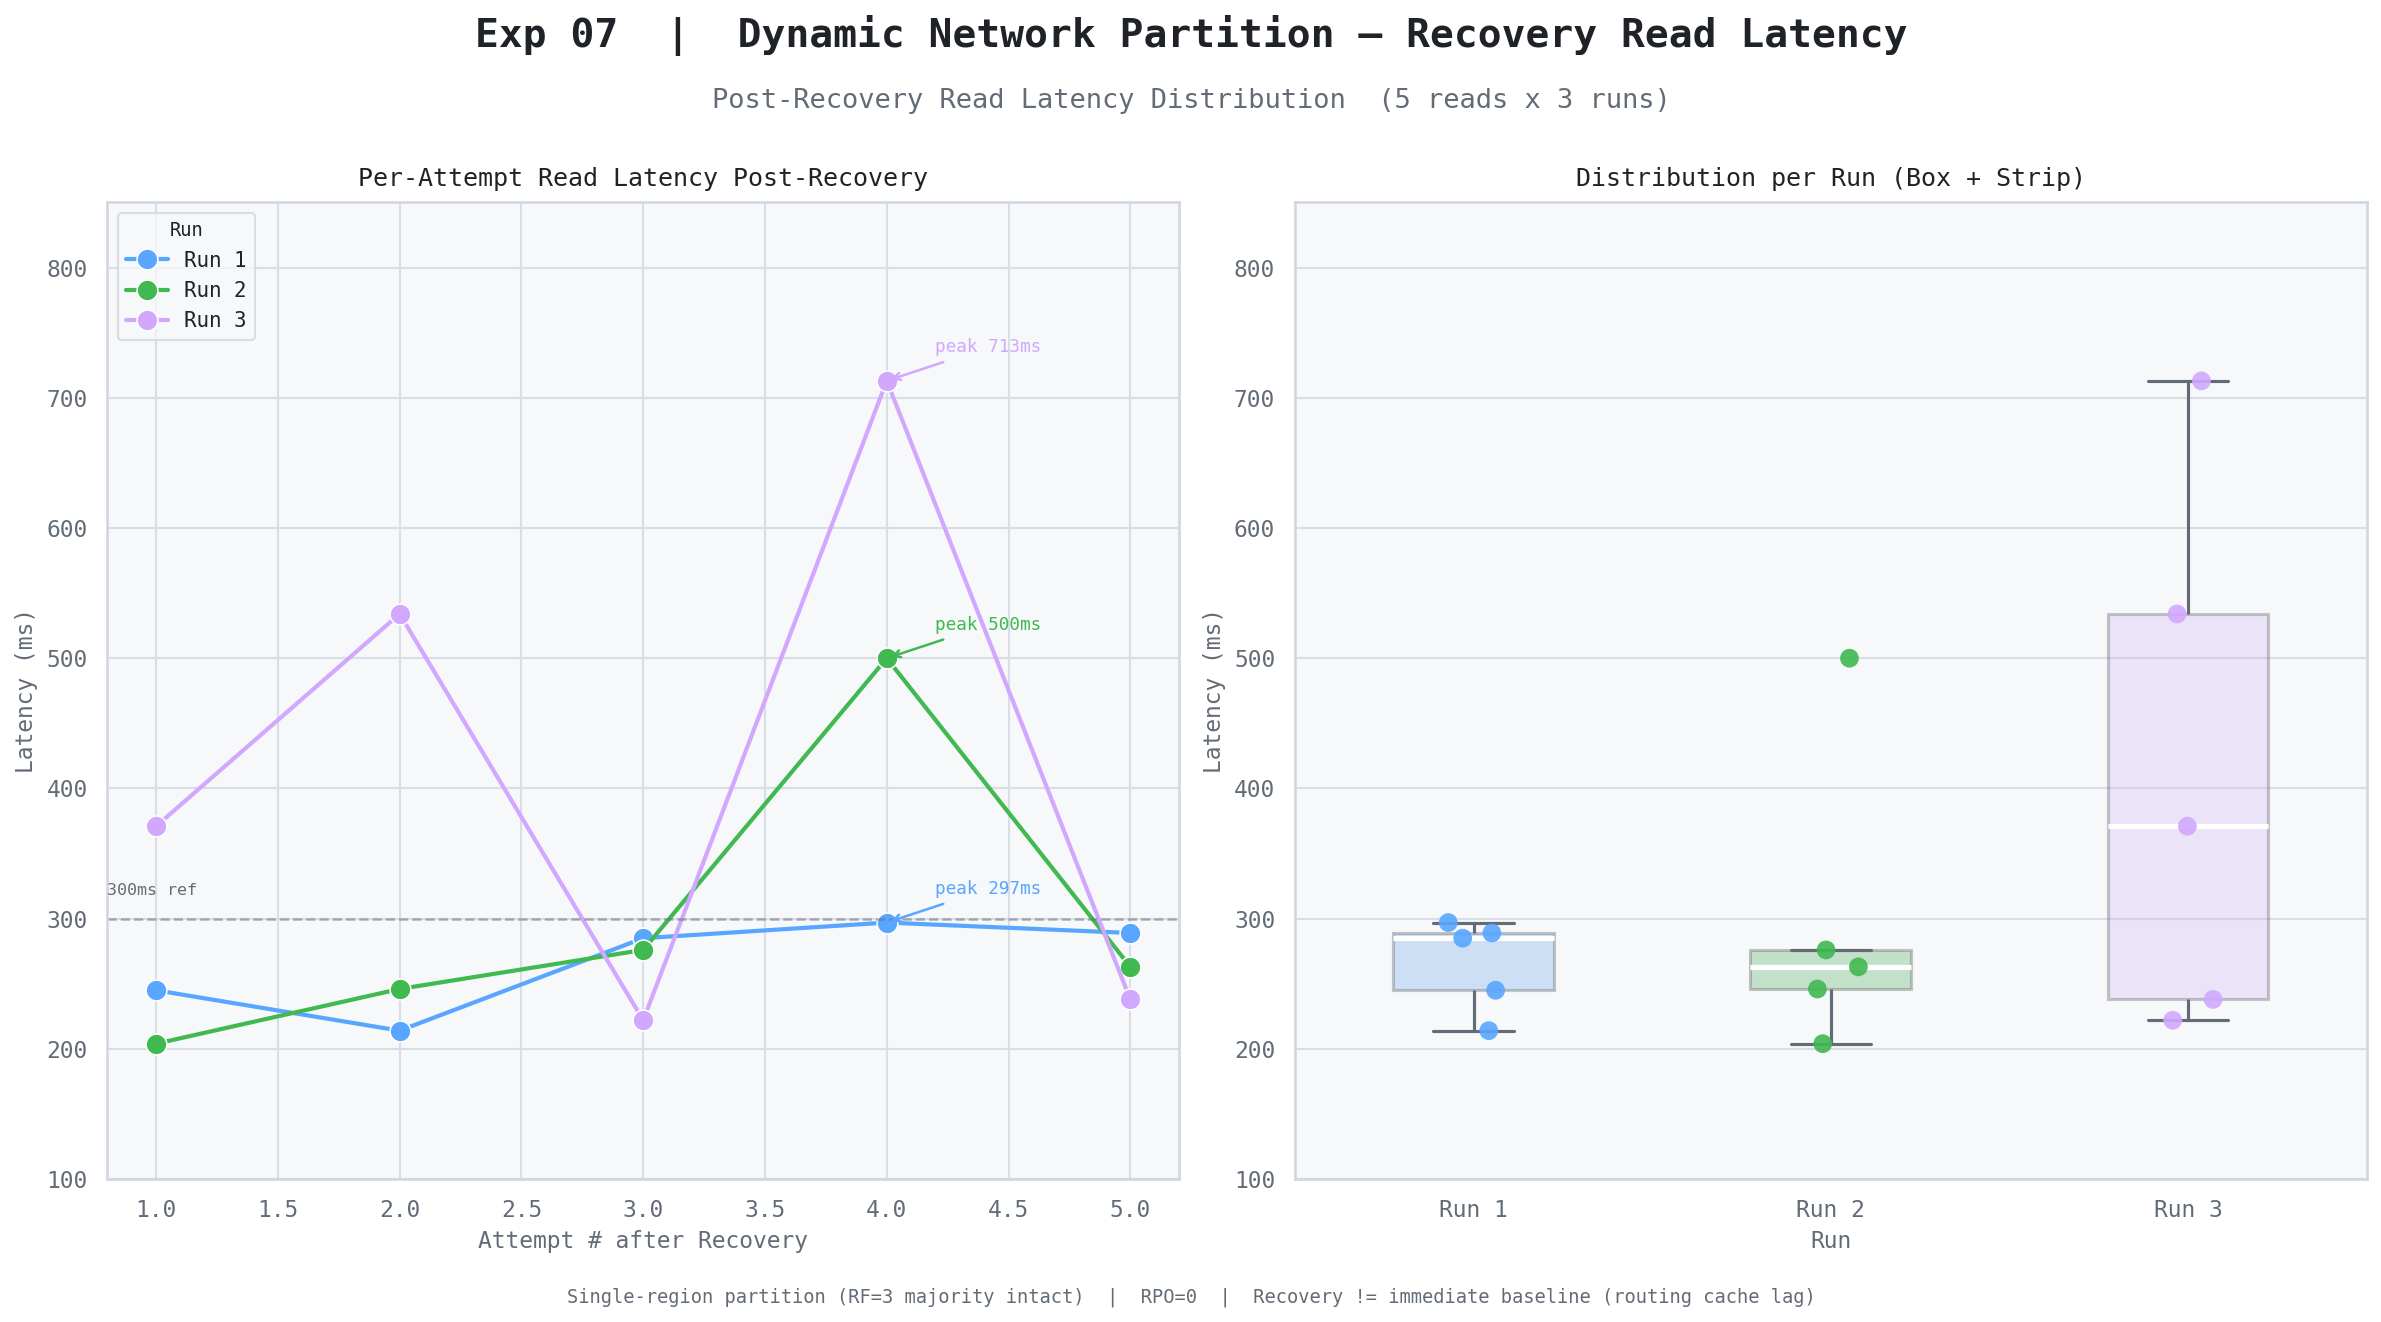

This figure's Python source:
"""Exp 07 — Dynamic Network Partition"""
import seaborn as sns
import matplotlib.pyplot as plt
import pandas as pd
import numpy as np

BG, PANEL = '#ffffff', '#f6f8fa'
TEXT, MUTED, BORDER = '#1f2328', '#636c76', '#d0d7de'
PALETTE3 = ['#58a6ff', '#3fb950', '#d2a8ff']

RC = {
    'axes.facecolor': PANEL, 'figure.facecolor': BG,
    'axes.edgecolor': BORDER, 'grid.color': '#d8dee4',
    'text.color': TEXT, 'axes.labelcolor': MUTED,
    'xtick.color': MUTED, 'ytick.color': MUTED,
    'legend.facecolor': PANEL, 'legend.edgecolor': BORDER,
    'legend.labelcolor': TEXT, 'axes.unicode_minus': False,
    'font.family': 'monospace', 'font.size': 11,
}
sns.set_theme(style='darkgrid', rc=RC)

raw = {
    'Run 1': [245, 214, 285, 297, 289],
    'Run 2': [204, 246, 276, 500, 263],
    'Run 3': [371, 534, 222, 713, 238],
}
rows = []
for run, vals in raw.items():
    for attempt, v in enumerate(vals, 1):
        rows.append({'Run': run, 'Attempt': attempt, 'Latency (ms)': v})
df = pd.DataFrame(rows)

fig, (ax_scatter, ax_box) = plt.subplots(1, 2, figsize=(16, 9), facecolor=BG)
fig.text(0.5, 0.96, 'Exp 07  |  Dynamic Network Partition — Recovery Read Latency',
         ha='center', fontsize=19, fontweight='bold', color=TEXT)
fig.text(0.5, 0.915, 'Post-Recovery Read Latency Distribution  (5 reads x 3 runs)',
         ha='center', fontsize=13, color=MUTED)

ax_scatter.set_facecolor(PANEL)
for sp in ax_scatter.spines.values(): sp.set_edgecolor(BORDER)
sns.lineplot(data=df, x='Attempt', y='Latency (ms)', hue='Run',
             palette=PALETTE3, marker='o', markersize=10, linewidth=2, ax=ax_scatter)
for run, vals, c in zip(raw.keys(), raw.values(), PALETTE3):
    mx, mx_i = max(vals), vals.index(max(vals))
    ax_scatter.annotate(f'peak {mx}ms', xy=(mx_i + 1, mx),
                        xytext=(mx_i + 1.2, mx + 22), fontsize=8.5, color=c,
                        arrowprops=dict(arrowstyle='->', color=c, lw=1.2))
ax_scatter.axhline(300, color=MUTED, lw=1.2, ls='--', alpha=0.5)
ax_scatter.text(0.8, 318, '300ms ref', fontsize=8, color=MUTED)
ax_scatter.set_xlabel('Attempt # after Recovery', color=MUTED, fontsize=11)
ax_scatter.set_ylabel('Latency (ms)', color=MUTED, fontsize=11)
ax_scatter.set_title('Per-Attempt Read Latency Post-Recovery', color=TEXT, fontsize=12, pad=8)
ax_scatter.legend(title='Run', fontsize=10, title_fontsize=9)
ax_scatter.set_ylim(100, 850)

ax_box.set_facecolor(PANEL)
for sp in ax_box.spines.values(): sp.set_edgecolor(BORDER)
sns.boxplot(data=df, x='Run', y='Latency (ms)', palette=PALETTE3,
            ax=ax_box, width=0.45, fliersize=0, linewidth=1.5,
            medianprops=dict(color='white', lw=2.5),
            whiskerprops=dict(color=MUTED, lw=1.5),
            capprops=dict(color=MUTED, lw=1.5),
            boxprops=dict(alpha=0.3))
sns.stripplot(data=df, x='Run', y='Latency (ms)', palette=PALETTE3,
              ax=ax_box, size=9, alpha=0.9, jitter=0.08, zorder=4)
ax_box.set_xlabel('Run', color=MUTED, fontsize=11)
ax_box.set_ylabel('Latency (ms)', color=MUTED, fontsize=11)
ax_box.set_title('Distribution per Run (Box + Strip)', color=TEXT, fontsize=12, pad=8)
ax_box.set_ylim(100, 850)

fig.text(0.5, 0.03,
    'Single-region partition (RF=3 majority intact)  |  RPO=0  |  Recovery != immediate baseline (routing cache lag)',
    ha='center', fontsize=9, color=MUTED)

plt.tight_layout(rect=[0, 0.05, 1, 0.89])
plt.savefig('phase7_partition_light.png', dpi=150, bbox_inches='tight', facecolor=BG)
plt.show()
print("Saved: phase7_partition_light.png")
